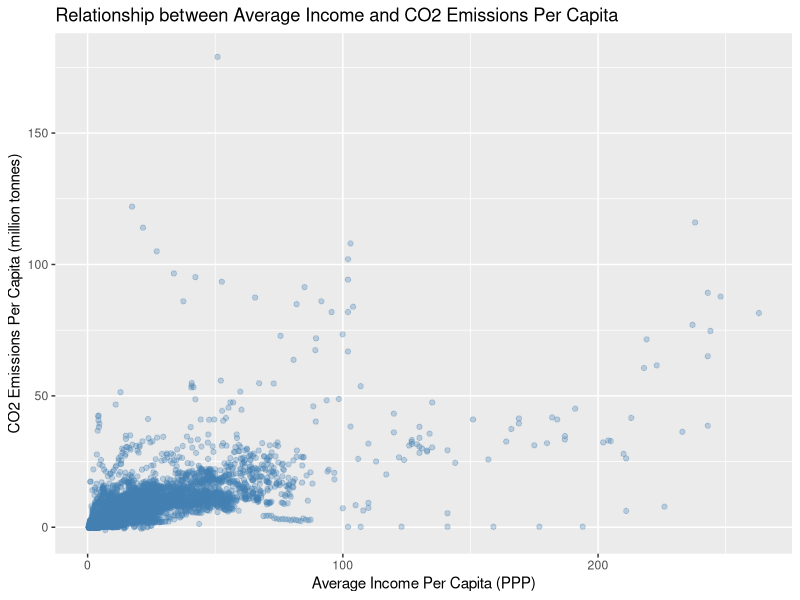
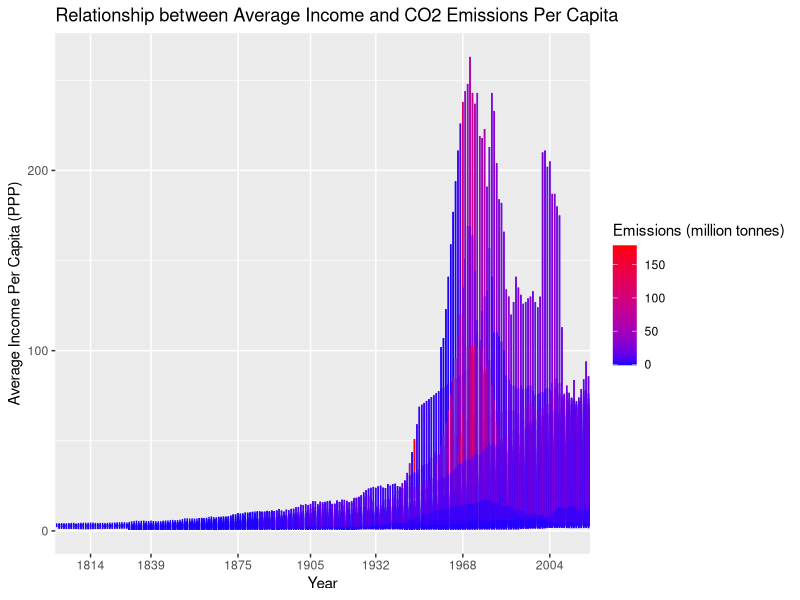

The R script that drew these images, in order:
## ---- chunk 1
library(tidyverse)
options(scipen = 999)
co2 <- read_csv("co2.csv")
ipp <- read_csv("ipp.csv")
## ---- chunk 2
clean_init_repeats <- function(df) {
  for (i in 1:nrow(df)) {
    row <- df[i,]
    for (j in 2:(length(row)- 1)) {
      if (row[j] == row[j + 1]) {
        row[j] <- NA
      } else {
        break;
      }
    }
    
    df[i,] <- row
  }
  
  return(df)
}

co2 <- co2 %>%
  clean_init_repeats()

## ---- chunk 3
ipp <- ipp %>%
  clean_init_repeats()
## ---- chunk 4
co2_long <- co2 %>%
  mutate(across(`1800`:`2020`, 
                ~ as.numeric(str_replace(.x, "−", "-")))) %>%
  pivot_longer(cols = `1800`:`2020`,
               names_to = "year",
               values_to = "emissions")
## ---- chunk 5
ipp_long <- ipp %>%
   select(country:`2020`) %>%
   pivot_longer(cols = `1800`:`2020`,
               names_to = "year",
               values_to = "average_income_per_capita")
## ---- chunk 6
merged_data <- inner_join(co2_long, ipp_long, by = c("country", "year")) %>%
  drop_na()
## ---- chunk 7
merged_data |>
  ggplot(mapping = aes(x = average_income_per_capita, y = emissions)) +
  geom_point(alpha = 0.3, color = "steelblue") +
  labs(x = "Average Income Per Capita (PPP)", y = "CO2 Emissions Per Capita (million tonnes)", title = "Relationship between Average Income and CO2 Emissions Per Capita")
## ---- chunk 8
merged_data |>
  mutate(year = as.factor(year)) |>
  ggplot(mapping = aes(x = year, y = average_income_per_capita, color = emissions)) +
  geom_line() +
  scale_x_discrete(breaks = unique(merged_data$year)[c(T, rep(FALSE, 35))]) +
  labs(x = "Year", y = "Average Income Per Capita (PPP)", title = "Relationship between Average Income and CO2 Emissions Per Capita") +
  scale_color_gradient(low = "blue", high = "red", name = "Emissions (million tonnes)")
## ---- chunk 9
linear_data <- merged_data |>
  filter(year %in% c(1990: 2020)) |>
  group_by(country) |>
  summarize(average_emission = mean(emissions), average_income = mean(average_income_per_capita))
## ---- chunk 10
Model <- lm(average_emission ~ average_income, data = linear_data)
summary(Model)
## ---- chunk 11
#printing out the regression equation
coef <- coef(Model)
print(paste("The Regression Equation is: Emissions =", as.character(coef[1]), "+", as.character(coef[2]), "*average_income"))
